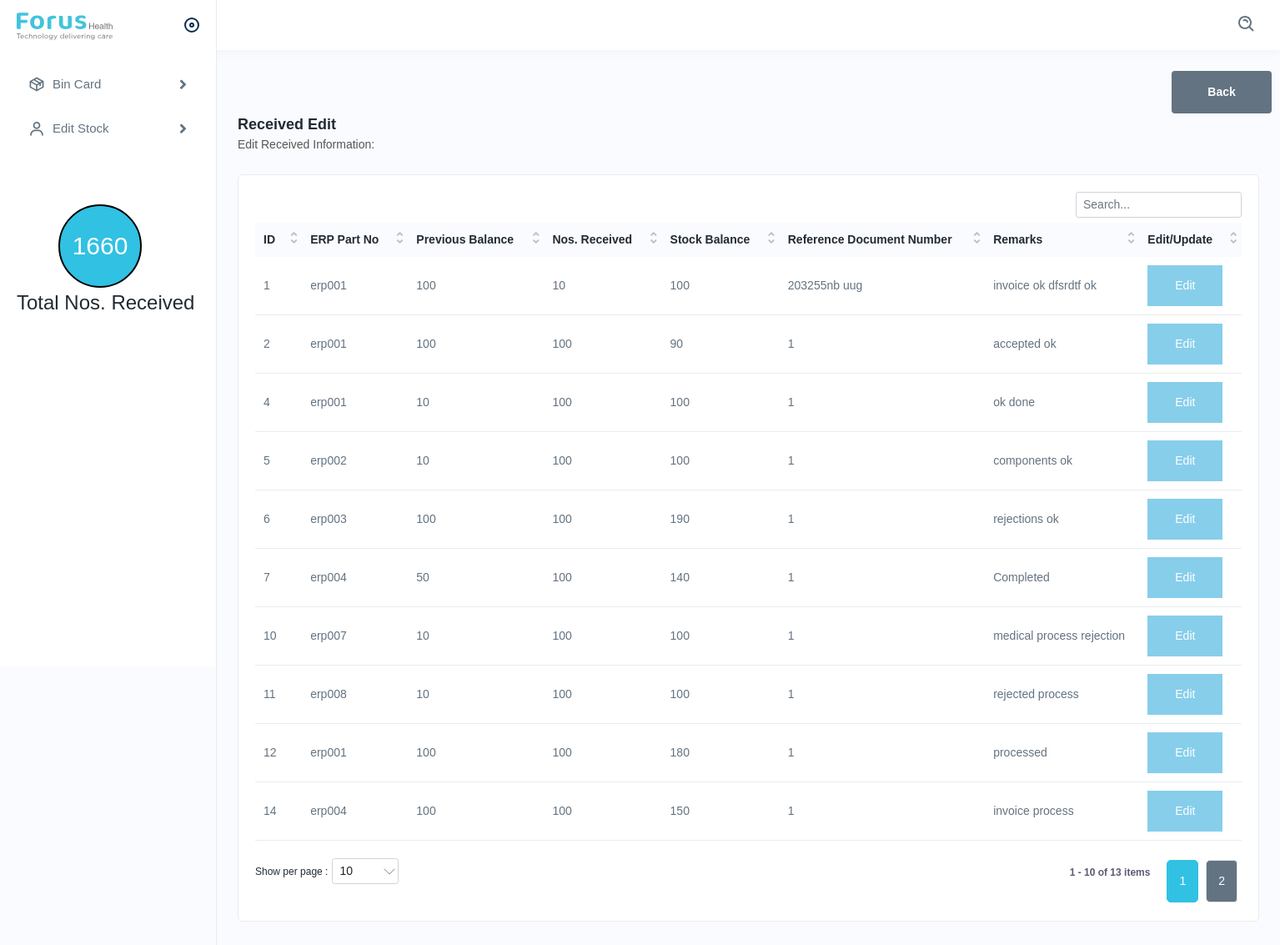
The app's page /recstock with its own data.
### Forus_Webapp/models.py (models this page shows)
class stockbin(models.Model):
	ERP_NO=models.CharField(max_length=60)
	MP_NO=models.CharField(max_length=60)
	store=models.CharField(max_length=60)
	device=models.CharField(max_length=60)
	rack=models.CharField(max_length=60)
	shelf=models.CharField(max_length=60,default=1)
	bin_card=models.CharField(max_length=60)
	date=models.CharField(max_length=60)
	pb=models.CharField(max_length=60)
	desc=models.CharField(max_length=60)
	no_received=models.CharField(max_length=60)
	no_issue=models.CharField(max_length=60)
	sb=models.CharField(max_length=60)
	sv=models.CharField(max_length=60)
	rdno=models.CharField(max_length=60,default=1)
	remarks=models.CharField(max_length=60)

### Forus_Webapp/views.py (the view)
# urls.py: path('recstock',recstock),
def recstock(req):
     display=stockbin.objects.all()
     display1=display.values()
     uname_list=[]
     for i in display1:
        uname_list.append(i['no_received'])
     a=uname_list
     print(a)
     for i in range(0, len(a)):
          a[i] = int(a[i])
     ab1=sum(a)
     return render(req,'recstock.html',{'rec1':display1,'ab1':ab1})

### Template/recstock.html (shortened to what this page needs)
{% load static %}
<!DOCTYPE html>
<html lang="en">
<head>
<link rel="stylesheet" href="{% static 'assets/css/bootstrap.min.css' %}">
<link rel="stylesheet" href="{% static 'assets/css/animate.css' %}">
<link rel="stylesheet" href="{% static 'assets/plugins/select2/css/select2.min.css' %}">
<link rel="stylesheet" href="{% static 'assets/css/dataTables.bootstrap4.min.css' %}">
<link rel="stylesheet" href="{% static 'assets/plugins/fontawesome/css/fontawesome.min.css' %}">
<link rel="stylesheet" href="{% static 'assets/plugins/fontawesome/css/all.min.css' %}">
<link rel="stylesheet" href="{% static 'assets/css/style.css' %}">
</head>
<body>
<div class="main-wrapper">
<div class="header">
<div class="header-left active">
<a href="index.html" class="logo">
<img src="{% static 'images/forus-health.svg' %}" alt="">
</a>
<a id="toggle_btn" href="javascript:void(0);">
</a>
</div>
<ul class="nav user-menu">
<li class="nav-item">
<div class="top-nav-search">
<form action="#">
<a class="btn" id="searchdiv"><img src="{% static 'assets/img/icons/search.svg' %}" alt="img"></a>
   </form>
</div>
</li>
</div>
</div>
<div class="sidebar" id="sidebar">
<div class="sidebar-inner slimscroll">
<div id="sidebar-menu" class="sidebar-menu">
<ul>
<li class="submenu">
<a href="javascript:void(0);"><img src="{% static 'assets/img/icons/product.svg' %}" alt="img"><span> Bin Card</span> <span class="menu-arrow"></span></a>
</li>
<li class="submenu">
<a href="javascript:void(0);"><img src="{% static 'assets/img/icons/users1.svg' %}"alt="img"><span> Edit Stock</span> <span class="menu-arrow"></span></a>
 <div class="circle1" style="text-align: center; " ><b><h2 style="margin-top: 25px;">{{ab1}}</h2></b></div>
<h3>Total Nos. Received</h3>
</li>
</ul>
</div>
</div>
</div>
<div class="page-wrapper"  id="content">
<div class="content">
<div class="page-header">
<div class="page-title">
    <div class="col-lg-12">
   <a href="productedit" class="btn btn-cancel" style="margin-left: 1120px">Back</a>
   </div>
<h4>Received Edit </h4>
<h6>Edit Received Information: </h6>
</div>
</div>
<div class="card" >
<div class="card-body">
<div class="row">
<div class="scrollmenu">
    <table class="table  datanew ">
        <thead>
        <tr>
        <th>ID</th>
        <th>ERP Part No </th>
        <th>Previous Balance</th>
        <th>Nos. Received</th>
        <th>Stock Balance</th>
        <th>Reference Document Number</th>
        <th>Remarks</th>
        <th>Edit/Update</th>
        </tr>
        </thead>
        <tbody>
            <tr>
                {% for i in rec1 %}
            <td>{{ i.id }}</td>
            <td>{{ i.ERP_NO }}</td>
            <td>{{ i.pb }}</td>
            <td>{{ i.no_received }}</td>
            <td>{{ i.sb }}</td>
            <td>{{ i.rdno }}</td>
            <td>{{ i.remarks }}</td>
            <td>
            <a href="recedit{{i.id}}" style="text-decoration:none;background-color:skyblue; color: white;width: 90px;border-style: solid;border-color: black ;"><b>Edit</b></a></td>
            </tr>
            {% endfor %}
            </tbody>
            </table>
</div>
</div>
</div>
</div>
</div>
</div>
</body>
</html>

### Template/recstock.html (style rules this page uses)
div.scrollmenu { background-color: white; overflow: auto; white-space: nowrap; }
div.scrollmenu a { display: inline-block; color: white; text-align: center; padding: 14px; text-decoration: none; }
.circle1 { width: 100px; height: 100px; background: rgba(49, 193, 227,1 ); color: white; border: 2px solid #000; border-radius: 50%; margin-top: 70px; margin-left: 50px; }

### records on screen
stockbin: id "1", ERP_NO "erp001", pb "100", no_received "10", sb "100", rdno "203255nb uug", remarks "invoice ok dfsrdtf ok"
stockbin: id "2", ERP_NO "erp001", pb "100", no_received "100", sb "90", rdno "1", remarks "accepted ok"
stockbin: id "4", ERP_NO "erp001", pb "10", no_received "100", sb "100", rdno "1", remarks "ok done"
stockbin: id "5", ERP_NO "erp002", pb "10", no_received "100", sb "100", rdno "1", remarks "components ok"
stockbin: id "6", ERP_NO "erp003", pb "100", no_received "100", sb "190", rdno "1", remarks "rejections ok"
stockbin: id "7", ERP_NO "erp004", pb "50", no_received "100", sb "140", rdno "1", remarks "Completed"
stockbin: id "10", ERP_NO "erp007", pb "10", no_received "100", sb "100", rdno "1", remarks "medical process rejection"
stockbin: id "11", ERP_NO "erp008", pb "10", no_received "100", sb "100", rdno "1", remarks "rejected process"
stockbin: id "12", ERP_NO "erp001", pb "100", no_received "100", sb "180", rdno "1", remarks "processed"
stockbin: id "14", ERP_NO "erp004", pb "100", no_received "100", sb "150", rdno "1", remarks "invoice process"

### other values on screen
{{ ab1 }} "1660"
